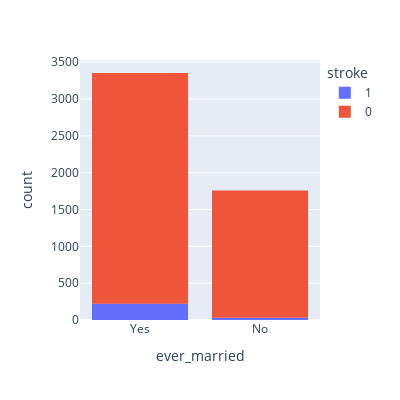

The cell this chart's notebook holds for it:
### Code cell
fig = px.histogram(df, x="ever_married", color="stroke",width=400, height=400)
fig.show()

### Figure 1 — Plotly figure (JSON) as saved in the notebook; plotly's stock layout.template omitted (floating-point values rounded to 4 significant figures; data arrays with more than 128 entries replaced by an {"elided": "..."} marker saying what was removed)
{"data": [{"alignmentgroup": "True", "bingroup": "x", "hovertemplate": "stroke=1<br>ever_married=%{x}<br>count=%{y}<extra></extra>", "legendgroup": "1", "marker": {"color": "#636efa", "pattern": {"shape": ""}}, "name": "1", "offsetgroup": "1", "orientation": "v", "showlegend": true, "type": "histogram", "x": {"elided": "249 str values"}, "xaxis": "x", "yaxis": "y"}, {"alignmentgroup": "True", "bingroup": "x", "hovertemplate": "stroke=0<br>ever_married=%{x}<br>count=%{y}<extra></extra>", "legendgroup": "0", "marker": {"color": "#EF553B", "pattern": {"shape": ""}}, "name": "0", "offsetgroup": "0", "orientation": "v", "showlegend": true, "type": "histogram", "x": {"elided": "4861 str values"}, "xaxis": "x", "yaxis": "y"}], "layout": {"barmode": "relative", "height": 400, "legend": {"title": {"text": "stroke"}, "tracegroupgap": 0}, "margin": {"t": 60}, "width": 400, "xaxis": {"anchor": "y", "autorange": true, "domain": [0, 1], "range": [-0.5, 1.5], "title": {"text": "ever_married"}, "type": "category"}, "yaxis": {"anchor": "x", "autorange": true, "domain": [0, 1], "range": [0, 3529.0], "title": {"text": "count"}}}}
